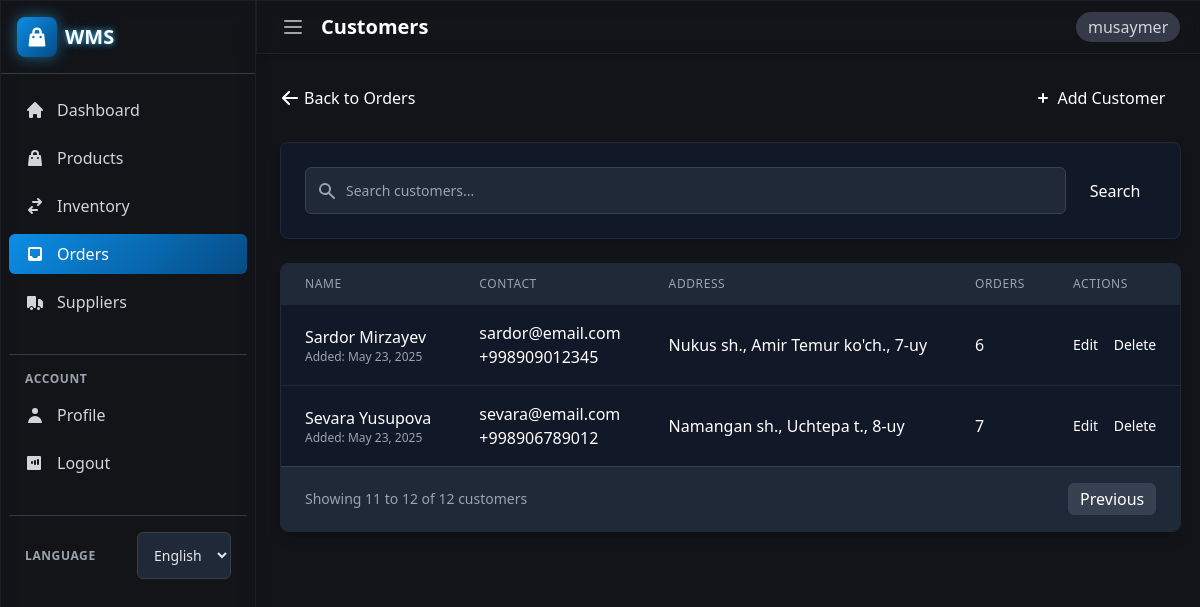
Page /orders/customers/?page=2 (signed in) on the committed database.
### orders/models.py (models this page shows, shortened)
class Customer(models.Model):
    name = models.CharField(_("Customer Name"), max_length=200)
    email = models.EmailField(_("Email"), blank=True, null=True)
    phone = models.CharField(_("Phone"), max_length=20)
    address = models.TextField(_("Address"))
    created_at = models.DateTimeField(_("Created At"), auto_now_add=True)
    updated_at = models.DateTimeField(_("Updated At"), auto_now=True)
    class Meta:
        verbose_name = _("Customer")
        verbose_name_plural = _("Customers")

### orders/views.py (the view)
# urls.py: path('customers/', views.customer_list, name='customer_list'),
@login_required
def customer_list(request):
    customers = Customer.objects.all().order_by('name')
    search_query = request.GET.get('search')
    if search_query:
        customers = customers.filter(name__icontains=search_query)
    paginator = Paginator(customers, 10)  # Show 10 customers per page
    page_number = request.GET.get('page')
    page_obj = paginator.get_page(page_number)
    context = {
        'page_obj': page_obj,
        'search_query': search_query,
    }
    return render(request, 'orders/customer_list.html', context)

### templates/orders/customer_list.html (shortened to what this page needs)
{% extends 'base.html' %}
{% load i18n %}
{% block header_title %}{% trans "Customers" %}{% endblock %}
{% block content %}
<div class="mb-6 flex items-center justify-between">
    <a href="{% url 'order_list' %}" class="text-primary-400 hover:text-primary-300 flex items-center">
        <svg xmlns="http://www.w3.org/2000/svg" class="h-5 w-5 mr-1" viewBox="0 0 20 20" fill="currentColor">
            <path fill-rule="evenodd" d="M9.707 16.707a1 1 0 01-1.414 0l-6-6a1 1 0 010-1.414l6-6a1 1 0 011.414 1.414L5.414 9H17a1 1 0 110 2H5.414l4.293 4.293a1 1 0 010 1.414z" clip-rule="evenodd" />
        </svg>
        {% trans "Back to Orders" %}
    </a>
    <a href="{% url 'customer_create' %}" class="px-4 py-2 bg-primary-500 text-white rounded-md hover:bg-primary-600 focus:outline-none focus:ring-2 focus:ring-primary-500 focus:ring-offset-2 focus:ring-offset-gray-900 transition-colors flex items-center">
        <svg xmlns="http://www.w3.org/2000/svg" class="h-5 w-5 mr-1" viewBox="0 0 20 20" fill="currentColor">
            <path fill-rule="evenodd" d="M10 5a1 1 0 011 1v3h3a1 1 0 110 2h-3v3a1 1 0 11-2 0v-3H6a1 1 0 110-2h3V6a1 1 0 011-1z" clip-rule="evenodd" />
        </svg>
        {% trans "Add Customer" %}
    </a>
</div>
<div class="bg-gray-900 rounded-lg shadow-lg p-6 border border-gray-800 mb-6 animate-fade-in">
    <form method="get" class="flex">
        <div class="relative flex-grow">
            <div class="absolute inset-y-0 left-0 pl-3 flex items-center pointer-events-none">
            </div>
            <input type="text" name="search" value="{{ search_query|default:'' }}" placeholder="{% trans 'Search customers...' %}" class="pl-10 pr-4 py-2 w-full bg-gray-800 border border-gray-700 rounded-md text-white focus:outline-none focus:ring-2 focus:ring-primary-500 focus:border-transparent">
        </div>
        <button type="submit" class="ml-2 px-4 py-2 bg-primary-500 text-white rounded-md hover:bg-primary-600 focus:outline-none focus:ring-2 focus:ring-primary-500 focus:ring-offset-2 focus:ring-offset-gray-900 transition-colors">
            {% trans "Search" %}
        </button>
    </form>
</div>
<div class="bg-gray-900 rounded-lg shadow-lg border border-gray-800 overflow-hidden animate-fade-in">
    <div class="overflow-x-auto">
        <table class="min-w-full divide-y divide-gray-800">
            <thead class="bg-gray-800">
                <tr>
                    <th scope="col" class="px-6 py-3 text-left text-xs font-medium text-gray-400 uppercase tracking-wider">
                        {% trans "Name" %}
                    </th>
                    <th scope="col" class="px-6 py-3 text-left text-xs font-medium text-gray-400 uppercase tracking-wider">
                        {% trans "Contact" %}
                    </th>
                    <th scope="col" class="px-6 py-3 text-left text-xs font-medium text-gray-400 uppercase tracking-wider">
                        {% trans "Address" %}
                    </th>
                    <th scope="col" class="px-6 py-3 text-left text-xs font-medium text-gray-400 uppercase tracking-wider">
                        {% trans "Orders" %}
                    </th>
                    <th scope="col" class="px-6 py-3 text-left text-xs font-medium text-gray-400 uppercase tracking-wider">
                        {% trans "Actions" %}
                    </th>
                </tr>
            </thead>
            <tbody class="bg-gray-900 divide-y divide-gray-800">
                {% for customer in page_obj %}
                <tr class="hover:bg-gray-800 transition-colors">
                    <td class="px-6 py-4 whitespace-nowrap">
                        <div class="font-medium">{{ customer.name }}</div>
                        <div class="text-xs text-gray-400">{% trans "Added" %}: {{ customer.created_at|date:"M d, Y" }}</div>
                    </td>
                    <td class="px-6 py-4 whitespace-nowrap">
                        {% if customer.email %}
                        <div>{{ customer.email }}</div>
                        {% endif %}
                        <div>{{ customer.phone }}</div>
                    </td>
                    <td class="px-6 py-4">
                        <div class="max-w-xs truncate">{{ customer.address }}</div>
                    </td>
                    <td class="px-6 py-4 whitespace-nowrap">
                        {{ customer.orders.count }}
                    </td>
                    <td class="px-6 py-4 whitespace-nowrap text-sm">
                        <a href="{% url 'customer_update' customer.id %}" class="text-primary-400 hover:text-primary-300 mr-3">{% trans "Edit" %}</a>
                        <a href="{% url 'customer_delete' customer.id %}" class="text-primary-400 hover:text-primary-300">{% trans "Delete" %}</a>
                    </td>
                </tr>
                {% endfor %}
            </tbody>
        </table>
    </div>
    {% if page_obj.has_other_pages %}
    <div class="bg-gray-800 px-6 py-4 border-t border-gray-700">
        <div class="flex items-center justify-between">
            <div>
                <p class="text-sm text-gray-400">
                    {% trans "Showing" %} {{ page_obj.start_index }} {% trans "to" %} {{ page_obj.end_index }} {% trans "of" %} {{ page_obj.paginator.count }} {% trans "customers" %}
                </p>
            </div>
            <div class="flex space-x-2">
                {% if page_obj.has_previous %}
                <a href="?page={{ page_obj.previous_page_number }}{% if search_query %}&search={{ search_query }}{% endif %}" class="px-3 py-1 bg-gray-700 text-white rounded-md hover:bg-gray-600 transition-colors">
                    {% trans "Previous" %}
                </a>
                {% endif %}
            </div>
        </div>
    </div>
    {% endif %}
</div>
{% endblock %}

### templates/base.html (shortened to what this page needs)
{% load static %}
{% load i18n %}
<!DOCTYPE html>
<html lang="{{ LANGUAGE_CODE }}">
<head>
    <script src="https://cdn.tailwindcss.com"></script>
</head>
<body class="bg-dark-950 text-white min-h-screen flex flex-col">
    {% if user.is_authenticated %}
    <div class="flex h-screen overflow-hidden">
        <aside id="sidebar" class="glass w-64 fixed h-full transition-all duration-300 ease-in-out z-20 shadow-lg">
            <div class="flex items-center justify-between p-4 border-b border-dark-800">
                <div class="flex items-center space-x-2">
                    <div class="bg-gradient-brand p-2 rounded-lg shadow-glow">
                    </div>
                    <h1 class="text-xl font-bold neon-text">WMS</h1>
                </div>
            </div>
            <nav class="mt-4 px-2">
                <ul class="space-y-2">
                    <li>
                        <a href="{% url 'dashboard' %}" class="flex items-center px-4 py-2 text-gray-300 hover:bg-dark-800 hover:text-white rounded-md transition-colors group ">
                            <span>{% trans "Dashboard" %}</span>
                        </a>
                    </li>
                    <li>
                        <a href="{% url 'product_list' %}" class="flex items-center px-4 py-2 text-gray-300 hover:bg-dark-800 hover:text-white rounded-md transition-colors group ">
                            <span>{% trans "Products" %}</span>
                        </a>
                    </li>
                    <li>
                        <a href="{% url 'stock_movement_list' %}" class="flex items-center px-4 py-2 text-gray-300 hover:bg-dark-800 hover:text-white rounded-md transition-colors group ">
                            <span>{% trans "Inventory" %}</span>
                        </a>
                    </li>
                    <li>
                        <a href="{% url 'order_list' %}" class="flex items-center px-4 py-2 text-gray-300 hover:bg-dark-800 hover:text-white rounded-md transition-colors group {% if '/orders/' in request.path %}bg-gradient-brand text-white{% endif %}">
                            <svg xmlns="http://www.w3.org/2000/svg" class="h-5 w-5 mr-3 group-hover:text-brand-400" viewBox="0 0 20 20" fill="currentColor">
                                <path fill-rule="evenodd" d="M5 3a2 2 0 00-2 2v10a2 2 0 002 2h10a2 2 0 002-2V5a2 2 0 00-2-2H5zm0 2h10v7h-2l-1 2H8l-1-2H5V5z" clip-rule="evenodd" />
                            </svg>
                            <span>{% trans "Orders" %}</span>
                        </a>
                    </li>
                    <li>
                        <a href="{% url 'supplier_list' %}" class="flex items-center px-4 py-2 text-gray-300 hover:bg-dark-800 hover:text-white rounded-md transition-colors group ">
                            <span>{% trans "Suppliers" %}</span>
                        </a>
                    </li>
                </ul>
                <div class="mt-8 pt-4 border-t border-dark-800">
                    <h3 class="px-4 text-xs font-semibold text-gray-400 uppercase tracking-wider">
                        {% trans "Account" %}
                    </h3>
                    <ul class="mt-2 space-y-2">
                        <li>
                            <a href="{% url 'profile' %}" class="flex items-center px-4 py-2 text-gray-300 hover:bg-dark-800 hover:text-white rounded-md transition-colors group ">
                                <svg xmlns="http://www.w3.org/2000/svg" class="h-5 w-5 mr-3 group-hover:text-brand-400" viewBox="0 0 20 20" fill="currentColor">
                                    <path fill-rule="evenodd" d="M10 9a3 3 0 100-6 3 3 0 000 6zm-7 9a7 7 0 1114 0H3z" clip-rule="evenodd" />
                                </svg>
                                <span>{% trans "Profile" %}</span>
                            </a>
                        </li>
                        <li>
                            <a href="{% url 'logout' %}" class="flex items-center px-4 py-2 text-gray-300 hover:bg-dark-800 hover:text-white rounded-md transition-colors group">
                                <span>{% trans "Logout" %}</span>
                            </a>
                        </li>
                    </ul>
                </div>
                <div class="mt-8 pt-4 border-t border-dark-800">
                    <div class="px-4 flex items-center justify-between">
                        <h3 class="text-xs font-semibold text-gray-400 uppercase tracking-wider">
                            {% trans "Language" %}
                        </h3>
                        <form action="{% url 'set_language' %}" method="post" class="inline">
                            <select name="language" onchange="this.form.submit()" class="bg-dark-800 text-white text-sm rounded-md border-0 focus:ring-2 focus:ring-brand-500">
                                {% get_current_language as CURRENT_LANGUAGE %}
                                {% get_available_languages as LANGUAGES %}
                                {% for lang_code, lang_name in LANGUAGES %}
                                    <option value="{{ lang_code }}" {% if lang_code == CURRENT_LANGUAGE %}selected{% endif %}>
                                        {{ lang_name }}
                                    </option>
                                {% endfor %}
                            </select>
                        </form>
                    </div>
                </div>
            </nav>
        </aside>
        <div class="flex-1 ml-64 transition-all duration-300 ease-in-out main-content">
            <header class="glass shadow-md sticky top-0 z-10">
                <div class="flex items-center justify-between px-6 py-3">
                    <div class="flex items-center">
                        <button id="sidebar-toggle" class="text-gray-400 hover:text-white mr-4">
                            <svg xmlns="http://www.w3.org/2000/svg" class="h-6 w-6" fill="none" viewBox="0 0 24 24" stroke="currentColor">
                                <path stroke-linecap="round" stroke-linejoin="round" stroke-width="2" d="M4 6h16M4 12h16M4 18h16" />
                            </svg>
                        </button>
                        <h2 class="text-xl font-semibold">{% block header_title %}{% trans "Dashboard" %}{% endblock %}</h2>
                    </div>
                    <div class="flex items-center space-x-4">
                        <div class="relative">
                            <span class="text-gray-300 bg-dark-800 px-3 py-1 rounded-full">{{ user.username }}</span>
                        </div>
                    </div>
                </div>
            </header>
            <main class="p-6 page-content">
                {% block content %}{% endblock %}
            </main>
        </div>
    </div>
    {% endif %}
</body>
</html>

### templates/base.html (style rules this page uses)
.bg-gradient-brand { background: linear-gradient(135deg, #0c8ee7 0%, #064b84 100%); }
.glass { background: rgba(19, 20, 25, 0.7); backdrop-filter: blur(10px); -webkit-backdrop-filter: blur(10px); border: 1px solid rgba(255, 255, 255, 0.05); }
.neon-text { text-shadow: 0 0 5px rgba(56, 189, 248, 0.7), 0 0 10px rgba(56, 189, 248, 0.5); }
input, select, textarea { background-color: #1f2937 !important; border: 1px solid #374151 !important; border-radius: 0.375rem !important; padding: 0.75rem !important; color: #e5e7eb !important; transition: all 0.2s ease !important; font-size: 0.875rem !important; }
.relative input { padding-left: 2.5rem !important; }

### rows in the picture
Customer: name "Sardor Mirzayev", created_at "May 23, 2025", email "sardor@email.com", phone "+998909012345", address "Nukus sh., Amir Temur ko'ch., 7-uy", orders.count "6"
Customer: name "Sevara Yusupova", created_at "May 23, 2025", email "sevara@email.com", phone "+998906789012", address "Namangan sh., Uchtepa t., 8-uy", orders.count "7"

### other values in the picture
{{ user.username }} "musaymer"
{{ page_obj.start_index }} "11"
{{ page_obj.end_index }} "12"
{{ page_obj.paginator.count }} "12"
form field language "English"
